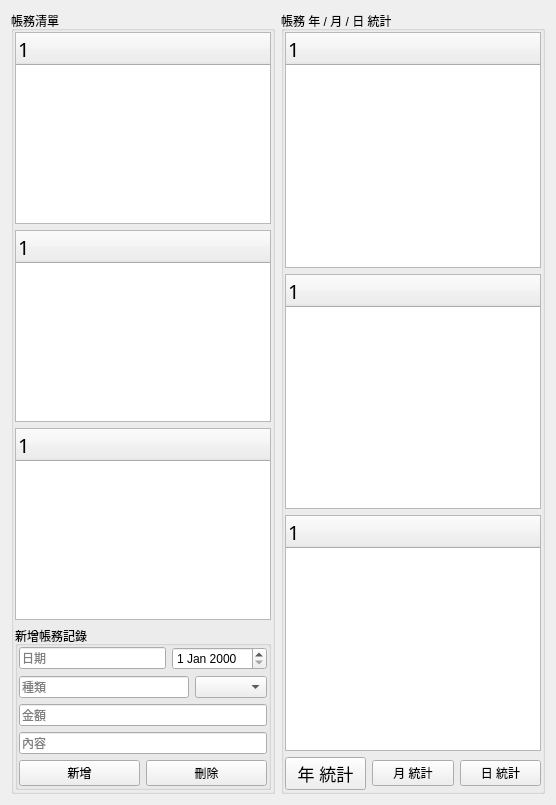
      <widget class="QWidget" name="page_money_record">
       <layout class="QGridLayout" name="gridLayout_6">
        <item row="0" column="1">
         <widget class="QGroupBox" name="groupBox_17">
          <property name="title">
           <string>帳務 年 / 月 / 日 統計</string>
          </property>
          <layout class="QVBoxLayout" name="verticalLayout_18">
           <property name="leftMargin">
            <number>1</number>
           </property>
           <property name="topMargin">
            <number>1</number>
           </property>
           <property name="rightMargin">
            <number>1</number>
           </property>
           <property name="bottomMargin">
            <number>1</number>
           </property>
           <item>
            <widget class="QTreeWidget" name="money_record_year_statistics_list">
             <property name="font">
              <font>
               <family>Microsoft JhengHei</family>
               <pointsize>15</pointsize>
              </font>
             </property>
             <column>
              <property name="text">
               <string notr="true">1</string>
              </property>
             </column>
            </widget>
           </item>
           <item>
            <widget class="QTreeWidget" name="money_record_month_statistics_list">
             <property name="font">
              <font>
               <family>Microsoft JhengHei</family>
               <pointsize>15</pointsize>
              </font>
             </property>
             <column>
              <property name="text">
               <string notr="true">1</string>
              </property>
             </column>
            </widget>
           </item>
           <item>
            <widget class="QTreeWidget" name="money_record_day_statistics_list">
             <property name="font">
              <font>
               <family>Microsoft JhengHei</family>
               <pointsize>15</pointsize>
              </font>
             </property>
             <column>
              <property name="text">
               <string notr="true">1</string>
              </property>
             </column>
            </widget>
           </item>
           <item>
            <layout class="QHBoxLayout" name="horizontalLayout_5">
             <item>
              <widget class="QPushButton" name="btn_money_record_detail_list">
               <property name="font">
                <font>
                 <family>.AppleSystemUIFont</family>
                 <pointsize>13</pointsize>
                </font>
               </property>
               <property name="cursor">
                <cursorShape>PointingHandCursor</cursorShape>
               </property>
               <property name="text">
                <string>年 統計</string>
               </property>
               <property name="icon">
                <iconset>
                 <normaloff>../../medicine/icon/bullet-list2.png</normaloff>../../medicine/icon/bullet-list2.png</iconset>
               </property>
              </widget>
             </item>
             <item>
              <widget class="QPushButton" name="btn_money_record_month_list">
               <property name="cursor">
                <cursorShape>PointingHandCursor</cursorShape>
               </property>
               <property name="text">
                <string>月 統計</string>
               </property>
               <property name="icon">
                <iconset>
                 <normaloff>../../medicine/icon/bullet-list2.png</normaloff>../../medicine/icon/bullet-list2.png</iconset>
               </property>
              </widget>
             </item>
             <item>
              <widget class="QPushButton" name="btn_money_record_day_list">
               <property name="cursor">
                <cursorShape>PointingHandCursor</cursorShape>
               </property>
               <property name="text">
                <string>日 統計</string>
               </property>
               <property name="icon">
                <iconset>
                 <normaloff>../../medicine/icon/bullet-list2.png</normaloff>../../medicine/icon/bullet-list2.png</iconset>
               </property>
              </widget>
             </item>
            </layout>
           </item>
          </layout>
         </widget>
        </item>
        <item row="0" column="0">
         <widget class="QGroupBox" name="groupBox_16">
          <property name="title">
           <string>帳務清單</string>
          </property>
          <layout class="QVBoxLayout" name="verticalLayout_19">
           <property name="leftMargin">
            <number>1</number>
           </property>
           <property name="topMargin">
            <number>1</number>
           </property>
           <property name="rightMargin">
            <number>1</number>
           </property>
           <property name="bottomMargin">
            <number>1</number>
           </property>
           <item>
            <widget class="QTreeWidget" name="money_record_list">
             <property name="font">
              <font>
               <family>Microsoft JhengHei</family>
               <pointsize>15</pointsize>
              </font>
             </property>
             <column>
              <property name="text">
               <string notr="true">1</string>
              </property>
             </column>
            </widget>
           </item>
           <item>
            <widget class="QTreeWidget" name="money_record_kind_list">
             <property name="font">
              <font>
               <family>Microsoft JhengHei</family>
               <pointsize>15</pointsize>
              </font>
             </property>
             <column>
              <property name="text">
               <string notr="true">1</string>
              </property>
             </column>
            </widget>
           </item>
           <item>
            <widget class="QTreeWidget" name="money_record_detail_list">
             <property name="font">
              <font>
               <family>Microsoft JhengHei</family>
               <pointsize>15</pointsize>
              </font>
             </property>
             <column>
              <property name="text">
               <string notr="true">1</string>
              </property>
             </column>
            </widget>
           </item>
           <item>
            <widget class="QGroupBox" name="groupBox_28">
             <property name="cursor">
              <cursorShape>PointingHandCursor</cursorShape>
             </property>
             <property name="title">
              <string>新增帳務記錄</string>
             </property>
             <layout class="QVBoxLayout" name="verticalLayout_29">
              <property name="leftMargin">
               <number>1</number>
              </property>
              <property name="topMargin">
               <number>1</number>
              </property>
              <property name="rightMargin">
               <number>1</number>
              </property>
              <property name="bottomMargin">
               <number>1</number>
              </property>
              <item>
               <layout class="QHBoxLayout" name="horizontalLayout_2">
                <item>
                 <widget class="QLineEdit" name="money_record_add_date">
                  <property name="cursor">
                   <cursorShape>PointingHandCursor</cursorShape>
                  </property>
                  <property name="placeholderText">
                   <string>日期</string>
                  </property>
                 </widget>
                </item>
                <item>
                 <widget class="QDateEdit" name="money_record_set_date">
                  <property name="cursor">
                   <cursorShape>PointingHandCursor</cursorShape>
                  </property>
                 </widget>
                </item>
               </layout>
              </item>
              <item>
               <layout class="QHBoxLayout" name="horizontalLayout_4">
                <item>
                 <widget class="QLineEdit" name="money_record_add_kind">
                  <property name="cursor">
                   <cursorShape>PointingHandCursor</cursorShape>
                  </property>
                  <property name="placeholderText">
                   <string>種類</string>
                  </property>
                 </widget>
                </item>
                <item>
                 <widget class="QComboBox" name="money_record_set_kind"/>
                </item>
               </layout>
              </item>
              <item>
               <widget class="QLineEdit" name="money_record_add_money">
                <property name="cursor">
                 <cursorShape>PointingHandCursor</cursorShape>
                </property>
                <property name="placeholderText">
                 <string>金額</string>
                </property>
               </widget>
              </item>
              <item>
               <widget class="QLineEdit" name="money_record_add_content">
                <property name="cursor">
                 <cursorShape>PointingHandCursor</cursorShape>
                </property>
                <property name="placeholderText">
                 <string>內容</string>
                </property>
               </widget>
              </item>
              <item>
               <layout class="QHBoxLayout" name="horizontalLayout_3">
                <item>
                 <widget class="QPushButton" name="btn_money_record_submit">
                  <property name="cursor">
                   <cursorShape>PointingHandCursor</cursorShape>
                  </property>
                  <property name="text">
                   <string>新增</string>
                  </property>
                  <property name="icon">
                   <iconset>
                    <normaloff>../icon/icons8-new-copy-48.png</normaloff>../icon/icons8-new-copy-48.png</iconset>
                  </property>
                 </widget>
                </item>
                <item>
                 <widget class="QPushButton" name="btn_money_record_del">
                  <property name="cursor">
                   <cursorShape>PointingHandCursor</cursorShape>
                  </property>
                  <property name="text">
                   <string>刪除</string>
                  </property>
                  <property name="icon">
                   <iconset>
                    <normaloff>../icon/icons8-close-window-94.png</normaloff>../icon/icons8-close-window-94.png</iconset>
                  </property>
                 </widget>
                </item>
               </layout>
              </item>
             </layout>
            </widget>
           </item>
          </layout>
         </widget>
        </item>
       </layout>
      </widget>
